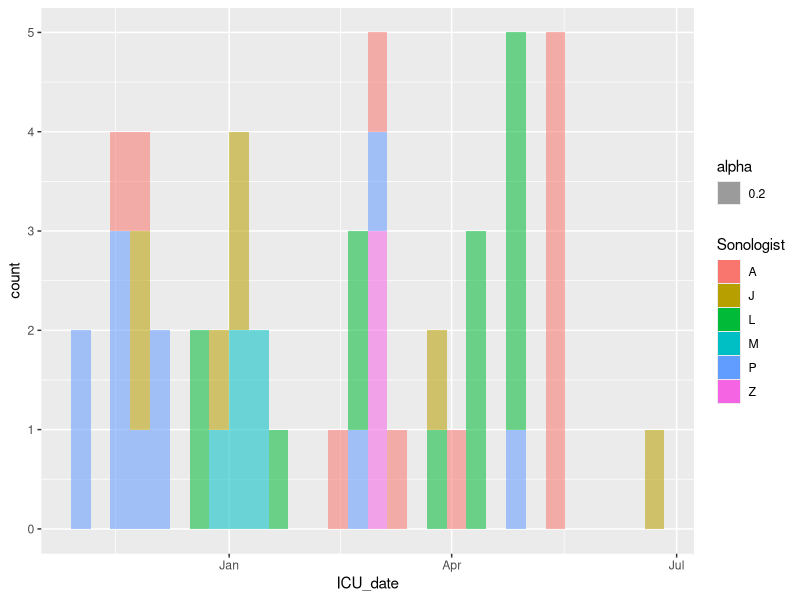

Generate this figure with R:
## ---- chunk 1
knitr::opts_chunk$set(echo = TRUE)
## ---- chunk 2
library(tidyverse)
fullresults <- readxl::read_excel("ICU_ECHO.xlsx")
## ---- chunk 3
activity <- ggplot(data=fullresults) +
    geom_histogram(mapping = aes(x=ICU_date, fill = Sonologist, alpha=0.2))
activity
## ---- chunk 4

worthit <- lm(Quality ~ Sonologist_years, data=fullresults)
worthit
anova(worthit)
